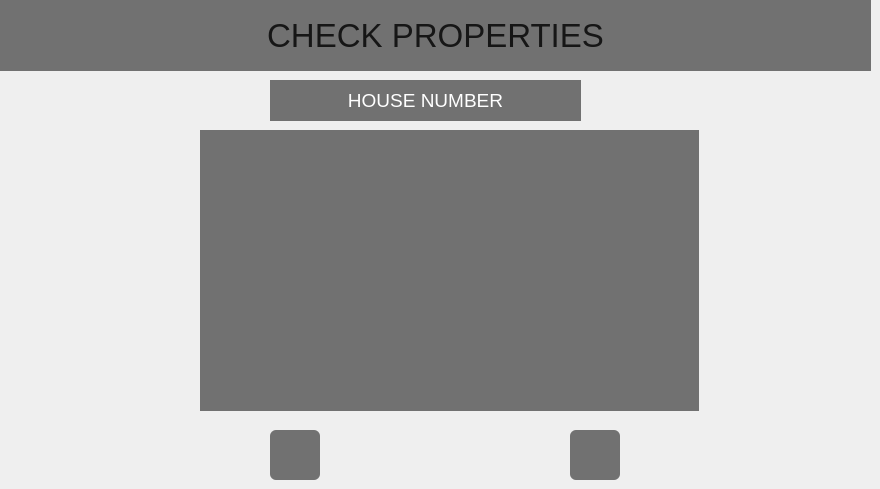
     <widget class="QWidget" name="pageViewproperties">
      <widget class="QLabel" name="lbl_pageHomepage_welcomeUser_10">
       <property name="geometry">
        <rect>
         <x>0</x>
         <y>0</y>
         <width>871</width>
         <height>71</height>
        </rect>
       </property>
       <property name="font">
        <font>
         <pointsize>25</pointsize>
        </font>
       </property>
       <property name="styleSheet">
        <string notr="true">background-color: rgb(113, 113, 113);
color:rgb(22, 22, 22)</string>
       </property>
       <property name="text">
        <string>CHECK PROPERTIES</string>
       </property>
       <property name="alignment">
        <set>Qt::AlignCenter</set>
       </property>
      </widget>
      <widget class="QLabel" name="lbl_pageHomepage_welcomeUser_11">
       <property name="geometry">
        <rect>
         <x>270</x>
         <y>80</y>
         <width>311</width>
         <height>41</height>
        </rect>
       </property>
       <property name="font">
        <font>
         <pointsize>14</pointsize>
        </font>
       </property>
       <property name="styleSheet">
        <string notr="true">background-color: rgb(113, 113, 113);
color: rgb(255, 255, 255);</string>
       </property>
       <property name="text">
        <string>HOUSE NUMBER</string>
       </property>
       <property name="alignment">
        <set>Qt::AlignCenter</set>
       </property>
      </widget>
      <widget class="QLabel" name="lbl_pageHomepage_welcomeUser_12">
       <property name="geometry">
        <rect>
         <x>200</x>
         <y>130</y>
         <width>499</width>
         <height>281</height>
        </rect>
       </property>
       <property name="font">
        <font>
         <pointsize>25</pointsize>
        </font>
       </property>
       <property name="styleSheet">
        <string notr="true">background-color: rgb(113, 113, 113);
color: rgb(255, 255, 255);</string>
       </property>
       <property name="text">
        <string/>
       </property>
       <property name="pixmap">
        <pixmap resource="resources.qrc">:/icons/icons/icons.png</pixmap>
       </property>
       <property name="scaledContents">
        <bool>true</bool>
       </property>
       <property name="alignment">
        <set>Qt::AlignCenter</set>
       </property>
      </widget>
      <widget class="QPushButton" name="btn_pageSignup_pagePassword_back_2">
       <property name="geometry">
        <rect>
         <x>270</x>
         <y>430</y>
         <width>50</width>
         <height>50</height>
        </rect>
       </property>
       <property name="styleSheet">
        <string notr="true">background-color: rgb(113, 113, 113);
border-radius:6px;
</string>
       </property>
       <property name="text">
        <string/>
       </property>
       <property name="icon">
        <iconset resource="resources.qrc">
         <normaloff>:/icons/icons/icons8-back-to-100.png</normaloff>:/icons/icons/icons8-back-to-100.png</iconset>
       </property>
       <property name="iconSize">
        <size>
         <width>49</width>
         <height>49</height>
        </size>
       </property>
      </widget>
      <widget class="QPushButton" name="btn_pageSignup_pagePassword_back_3">
       <property name="geometry">
        <rect>
         <x>570</x>
         <y>430</y>
         <width>50</width>
         <height>50</height>
        </rect>
       </property>
       <property name="styleSheet">
        <string notr="true">background-color: rgb(113, 113, 113);
border-radius:6px;
</string>
       </property>
       <property name="text">
        <string/>
       </property>
       <property name="icon">
        <iconset resource="resources.qrc">
         <normaloff>:/icons/icons/icons8-next-page-100.png</normaloff>:/icons/icons/icons8-next-page-100.png</iconset>
       </property>
       <property name="iconSize">
        <size>
         <width>49</width>
         <height>49</height>
        </size>
       </property>
      </widget>
     </widget>
